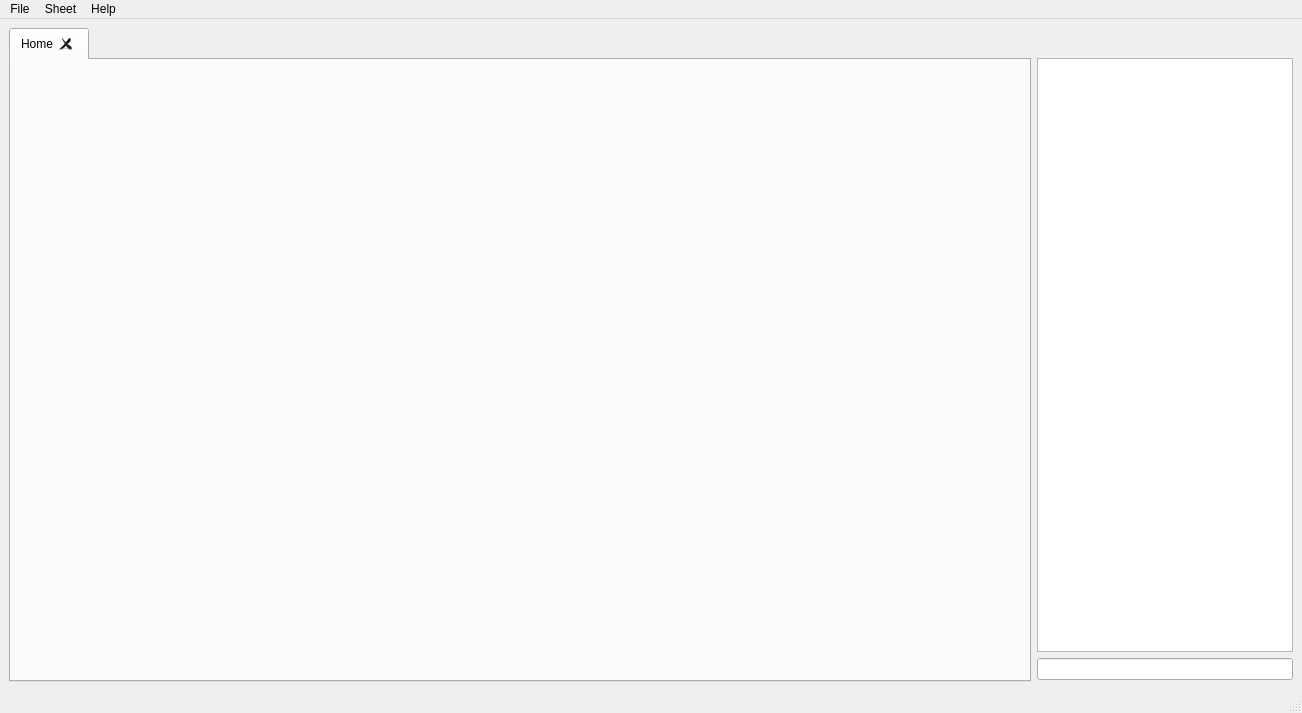
<?xml version="1.0" encoding="UTF-8"?>
<ui version="4.0">
 <class>DiceRollerWindow</class>
 <widget class="QMainWindow" name="DiceRollerWindow">
  <property name="geometry">
   <rect>
    <x>0</x>
    <y>0</y>
    <width>1288</width>
    <height>691</height>
   </rect>
  </property>
  <property name="windowTitle">
   <string>MainWindow</string>
  </property>
  <widget class="QWidget" name="container_widget">
   <layout class="QHBoxLayout" name="horizontalLayout">
    <item>
     <widget class="QTabWidget" name="sheet_tab_widget">
      <property name="sizePolicy">
       <sizepolicy hsizetype="Expanding" vsizetype="Preferred">
        <horstretch>0</horstretch>
        <verstretch>0</verstretch>
       </sizepolicy>
      </property>
      <property name="minimumSize">
       <size>
        <width>0</width>
        <height>0</height>
       </size>
      </property>
      <property name="currentIndex">
       <number>0</number>
      </property>
      <property name="tabsClosable">
       <bool>true</bool>
      </property>
      <property name="movable">
       <bool>true</bool>
      </property>
      <widget class="QWidget" name="home_tab">
       <attribute name="title">
        <string>Home</string>
       </attribute>
       <layout class="QHBoxLayout" name="horizontalLayout_2">
        <item>
         <widget class="HomeSheetWidget" name="home_sheet" native="true">
          <property name="sizePolicy">
           <sizepolicy hsizetype="Preferred" vsizetype="Preferred">
            <horstretch>0</horstretch>
            <verstretch>0</verstretch>
           </sizepolicy>
          </property>
          <property name="minimumSize">
           <size>
            <width>1000</width>
            <height>600</height>
           </size>
          </property>
          <property name="styleSheet">
           <string notr="true"/>
          </property>
         </widget>
        </item>
       </layout>
      </widget>
     </widget>
    </item>
    <item>
     <widget class="QWidget" name="widget" native="true">
      <property name="sizePolicy">
       <sizepolicy hsizetype="Maximum" vsizetype="Preferred">
        <horstretch>0</horstretch>
        <verstretch>0</verstretch>
       </sizepolicy>
      </property>
      <layout class="QVBoxLayout" name="verticalLayout_3">
       <property name="leftMargin">
        <number>0</number>
       </property>
       <property name="topMargin">
        <number>0</number>
       </property>
       <property name="rightMargin">
        <number>0</number>
       </property>
       <property name="bottomMargin">
        <number>2</number>
       </property>
       <item>
        <widget class="QWidget" name="widget_2" native="true">
         <layout class="QVBoxLayout" name="verticalLayout_2">
          <property name="leftMargin">
           <number>0</number>
          </property>
          <property name="topMargin">
           <number>0</number>
          </property>
          <property name="rightMargin">
           <number>0</number>
          </property>
          <property name="bottomMargin">
           <number>0</number>
          </property>
          <item>
           <spacer name="verticalSpacer">
            <property name="orientation">
             <enum>Qt::Orientation::Vertical</enum>
            </property>
            <property name="sizeType">
             <enum>QSizePolicy::Policy::Fixed</enum>
            </property>
            <property name="sizeHint" stdset="0">
             <size>
              <width>20</width>
              <height>30</height>
             </size>
            </property>
           </spacer>
          </item>
          <item>
           <widget class="QTextBrowser" name="console">
            <property name="sizePolicy">
             <sizepolicy hsizetype="Minimum" vsizetype="Expanding">
              <horstretch>0</horstretch>
              <verstretch>0</verstretch>
             </sizepolicy>
            </property>
           </widget>
          </item>
          <item>
           <widget class="QLineEdit" name="console_input">
            <property name="styleSheet">
             <string notr="true"/>
            </property>
           </widget>
          </item>
         </layout>
        </widget>
       </item>
      </layout>
     </widget>
    </item>
   </layout>
  </widget>
  <widget class="QMenuBar" name="menubar">
   <property name="geometry">
    <rect>
     <x>0</x>
     <y>0</y>
     <width>1288</width>
     <height>17</height>
    </rect>
   </property>
   <widget class="QMenu" name="menuSheet">
    <property name="title">
     <string>File</string>
    </property>
    <addaction name="action_open_sheet"/>
    <addaction name="action_save_sheet"/>
    <addaction name="action_new_sheet"/>
   </widget>
   <widget class="QMenu" name="menuCard">
    <property name="title">
     <string>Sheet</string>
    </property>
    <addaction name="action_launch_stats_editor"/>
    <addaction name="action_launch_notes_editor"/>
    <addaction name="action_add_stat_card"/>
    <addaction name="action_add_note_card"/>
   </widget>
   <widget class="QMenu" name="menuHelp">
    <property name="title">
     <string>Help</string>
    </property>
    <addaction name="action_open_readme"/>
   </widget>
   <addaction name="menuSheet"/>
   <addaction name="menuCard"/>
   <addaction name="menuHelp"/>
  </widget>
  <widget class="QStatusBar" name="statusbar"/>
  <action name="action_open_readme">
   <property name="text">
    <string>README</string>
   </property>
  </action>
  <action name="action_open_sheet">
   <property name="text">
    <string>Open Sheet</string>
   </property>
  </action>
  <action name="action_save_sheet">
   <property name="text">
    <string>Save Sheet</string>
   </property>
  </action>
  <action name="action_new_sheet">
   <property name="text">
    <string>New Sheet</string>
   </property>
  </action>
  <action name="action_launch_stats_editor">
   <property name="text">
    <string>Stats Editor</string>
   </property>
  </action>
  <action name="action_launch_notes_editor">
   <property name="text">
    <string>Notes Editor</string>
   </property>
  </action>
  <action name="action_add_stat_card">
   <property name="text">
    <string>Add Stat Card</string>
   </property>
  </action>
  <action name="action_add_note_card">
   <property name="text">
    <string>Add Note Card</string>
   </property>
  </action>
 </widget>
 <customwidgets>
  <customwidget>
   <class>HomeSheetWidget</class>
   <extends>QWidget</extends>
   <header>src.view.HomeSheetWidget</header>
   <container>1</container>
  </customwidget>
 </customwidgets>
 <resources/>
 <connections/>
</ui>
